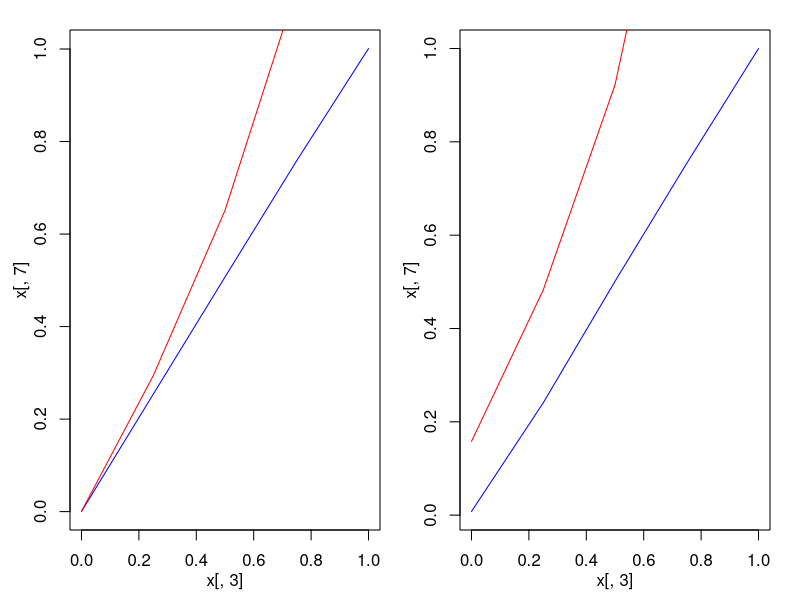

Here is the R script that generated this plot:
library(parallel)
simfun<-function(pars) {
    for (i in 1:length(pars)) assign(names(pars)[i],pars[[i]][1])
    library(MASS)
    out<-list()
    for (i in 1:100) {
        xz<-mvrnorm(N,mu=c(0,0),Sigma=matrix(c(1,rho,rho,1),2,2))
        y<-b0+b1*xz[,1]+b2*xz[,2]+b3*xz[,1]*xz[,2]
        y<-exp(y)
        y<-rpois(N,y)
        df<-data.frame(y=y,x=xz[,1],z=xz[,2])
        ##
        m<-glm(y~x*z,df,family="poisson")
        m.lm<-lm(y~x*z,df)
        out[[i]]<-c(coef(m),coef(m.lm))
    }
    c(b0,b1,b2,b3,colMeans(do.call("rbind",out)))
}


##b3!=0
N<-250
rho<-0 #c(0,.5) #rho<-seq(0,.3,by=.1)
b0<-0#c(0,2)
b1<-0.5
b2<-seq(0,1,by=.25)
b3<-c(0,0.25)
pars<-expand.grid(N=N,rho=rho,b0=b0,b1=b1,b3=b3,b2=b2)
tmp<-list()
for (i in 1:nrow(pars)) tmp[[i]]<-pars[i,]
pars<-tmp
out<-mclapply(pars,simfun,mc.cores=2)


df<-data.frame(do.call("rbind",out))
par(mfrow=c(1,2),mgp=c(2,1,0),mar=c(3,3,1,1),oma=rep(.5,4))
L<-split(df,df[,4])
for (i in 1:length(L)) {
    x<-L[[i]]
    plot(x[,3],x[,7],type='l',col='blue')
    lines(x[,3],x[,11],col='red')
}
